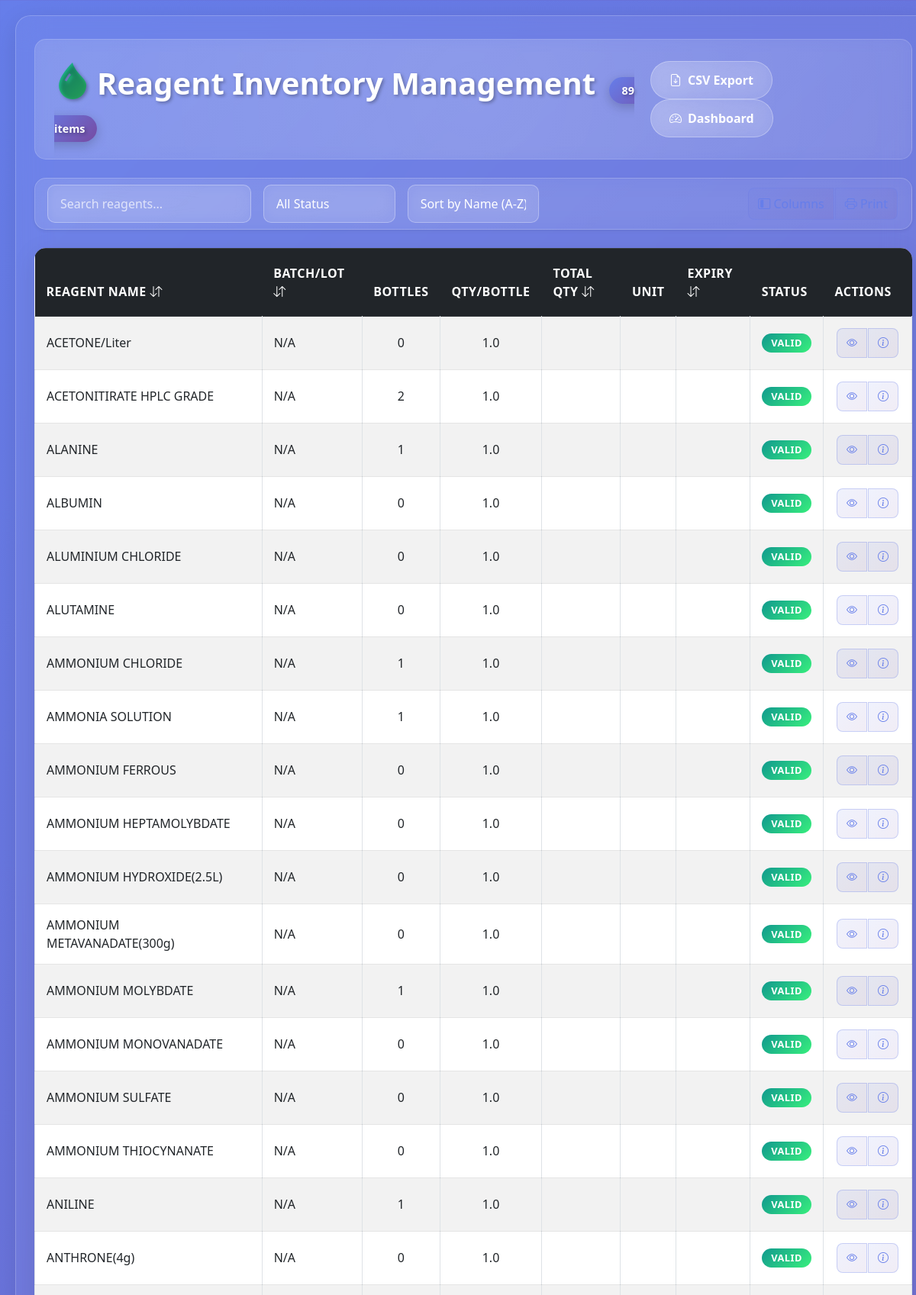
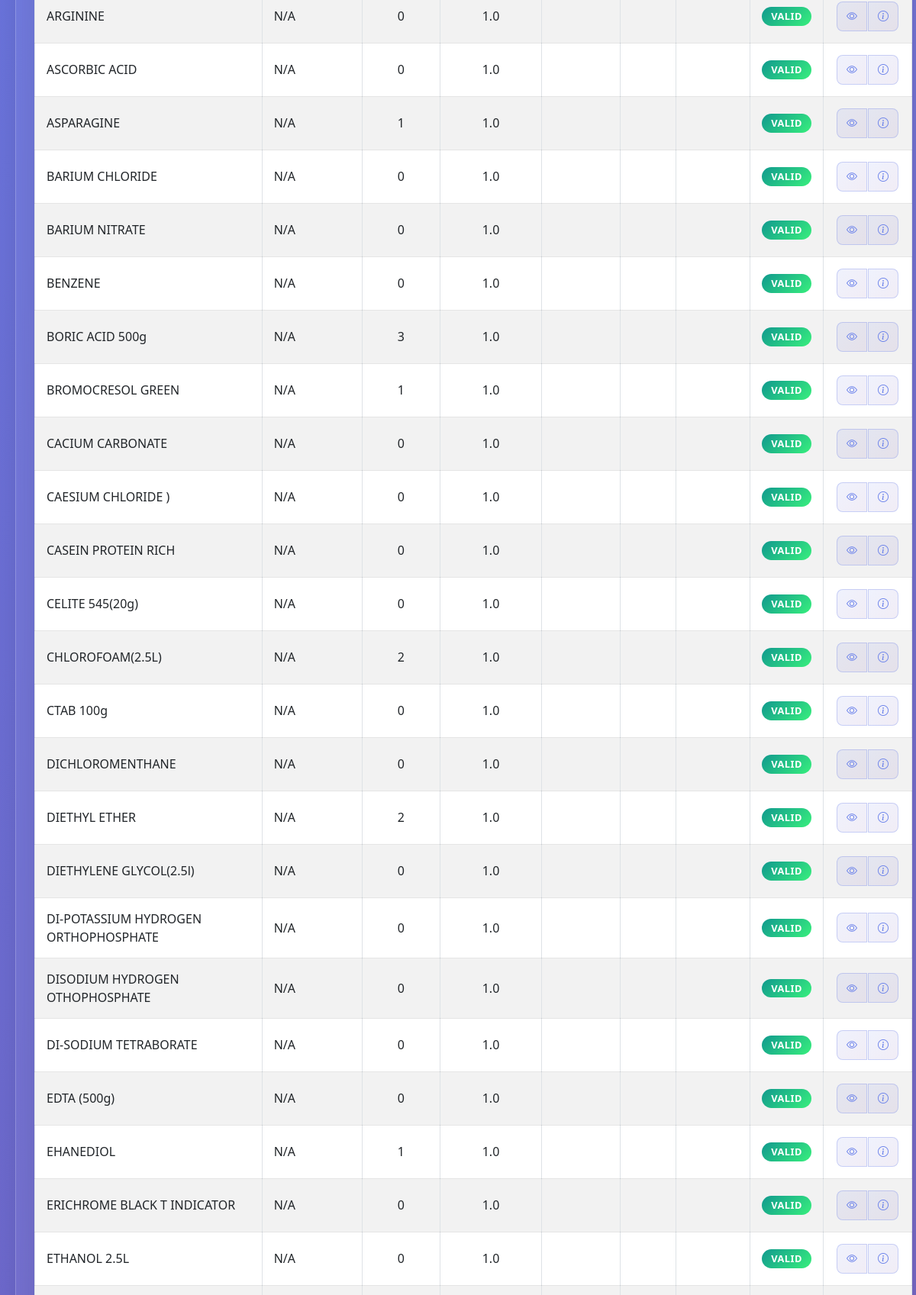
The page /reagents/ (signed in, upper part) on the database its author committed (2 pictures, top to bottom).
### lims/models/reagents.py (models this page shows, shortened)
class Reagent(models.Model):
    name = models.CharField(max_length=100)
    batch_number = models.CharField(max_length=100, blank=True, help_text="Unique batch identifier")
    manufacturer = models.CharField(max_length=100, blank=True, help_text="Name of the manufacturer")
    supplier_name = models.CharField(max_length=100, blank=True, help_text="Name of the supplier")
    supplier_contact = models.CharField(max_length=100, blank=True)
    supplier_email = models.EmailField(blank=True)
    date_received = models.DateField(default=timezone.now)
    expiry_date = models.DateField(null=True, blank=True)
    number_of_containers = models.PositiveIntegerField(
        default=1,
        help_text="Total number of containers (bottles, vials, etc.)"
    )
    quantity_per_container = models.FloatField(
        default=1.0,
        help_text="Amount per container, e.g., 2.5 for 2.5L"
    )
    unit = models.CharField(max_length=20, blank=True, help_text="e.g., L, mL, g")
    storage_condition = models.CharField(max_length=100, blank=True)
    safety_data_sheet = models.FileField(upload_to='sds/', null=True, blank=True)
    certificate_of_analysis = models.FileField(upload_to='coa/', null=True, blank=True)
    low_stock_threshold = models.PositiveIntegerField(
        default=2,
        help_text="Threshold to trigger low stock alert"
    )

### lims/views/reagents.py (the view)
# urls.py: path('reagents/', reagent_list, name='reagent_list'),
@login_required
def reagent_list(request):
    reagents = Reagent.objects.all()
    today = timezone.now().date()
    near_expiry_date = today + timedelta(days=30)
    return render(request, 'lims/reagents/reagent_list.html', {
        'reagents': reagents,
        'today': today,
        'near_expiry_date': near_expiry_date,
    })

### lims/templates/lims/reagents/reagent_list.html (shortened to what this page needs)
<!DOCTYPE html>
<html lang="en">
<head>
    <link href="https://cdnjs.cloudflare.com/ajax/libs/bootstrap/5.3.0/css/bootstrap.min.css" rel="stylesheet">
    <link href="https://cdnjs.cloudflare.com/ajax/libs/bootstrap-icons/1.10.0/font/bootstrap-icons.min.css" rel="stylesheet">
    <link href="https://cdnjs.cloudflare.com/ajax/libs/aos/2.3.4/aos.css" rel="stylesheet">
</head>
<body>
    <div class="container-fluid px-4">
        <div class="header-section d-flex justify-content-between align-items-center mb-4" data-aos="fade-down">
            <div class="header-content">
                <h2 class="main-title mb-0">
                    <i class="bi bi-droplet-fill reagent-icon me-2"></i>Reagent Inventory Management
                    <span class="count-badge ms-2" id="reagent-count">{{ reagents|length }} items</span>
                </h2>
            </div>
            <div>
                <button class="btn-modern me-2" id="download-btn" title="Export full inventory data">
                    <i class="bi bi-file-earmark-arrow-down"></i> CSV Export
                </button>
                <a href="{% url 'inventory_dashboard' %}" class="btn-modern" title="Analytical dashboard">
                    <i class="bi bi-speedometer2"></i> Dashboard
                </a>
            </div>
        </div>
        <div class="card mb-4 shadow-sm" data-aos="fade-right">
            <div class="card-body py-2">
                <div class="row g-3 align-items-center">
                    <div class="col-md-3">
                        <input type="text" id="search-input" class="form-control" placeholder="Search reagents...">
                    </div>
                    <div class="col-md-2">
                        <select id="expiry-filter" class="form-select">
                            <option value="all">All Status</option>
                        </select>
                    </div>
                    <div class="col-md-2">
                        <select id="sort-select" class="form-select">
                            <option value="name-asc">Sort by Name (A-Z)</option>
                        </select>
                    </div>
                    <div class="col-md-5 text-end">
                        <div class="btn-group">
                            <button class="btn btn-outline-secondary" id="column-toggle-btn" title="Customize columns">
                                <i class="bi bi-layout-sidebar-inset"></i> Columns
                            </button>
                            <button class="btn btn-outline-primary" id="print-btn">
                                <i class="bi bi-printer"></i> Print
                            </button>
                        </div>
                    </div>
                </div>
            </div>
        </div>
        <div class="table-responsive" data-aos="fade-up">
            <table class="table table-striped table-hover table-bordered" id="reagent-table">
                <thead class="table-dark">
                    <tr>
                        <th scope="col" data-column="name" class="sortable">Reagent Name <i class="bi bi-arrow-down-up"></i></th>
                        <th scope="col" data-column="batch" class="sortable">Batch/Lot <i class="bi bi-arrow-down-up"></i></th>
                        <th scope="col" data-column="bottles">Bottles</th>
                        <th scope="col" data-column="qty">Qty/Bottle</th>
                        <th scope="col" data-column="total" class="sortable">Total Qty <i class="bi bi-arrow-down-up"></i></th>
                        <th scope="col" data-column="unit">Unit</th>
                        <th scope="col" data-column="expiry" class="sortable">Expiry <i class="bi bi-arrow-down-up"></i></th>
                        <th scope="col" data-column="status">Status</th>
                        <th scope="col" data-column="actions">Actions</th>
                    </tr>
                </thead>
                <tbody>
                  {% for reagent in reagents %}
<tr data-expiry="{{ reagent.expiry_date|date:'Y-m-d' }}"
    data-quantity="{{ reagent.number_of_containers|floatformat:2|add:'0.0'|floatformat:2|floatformat:'g'|add:reagent.quantity_per_container }}"
    data-status="{% if reagent.expiry_date and reagent.expiry_date <= today %}expired
                 {% elif reagent.expiry_date and today < reagent.expiry_date <= near_expiry_date %}near-expiry
                 {% else %}valid{% endif %}">
    <td>{{ reagent.name }}</td>
    <td>{{ reagent.batch_number|default:"N/A" }}</td>
    <td class="text-center">{{ reagent.number_of_containers }}</td>
    <td class="text-center">{{ reagent.quantity_per_container }}</td>
    <td class="text-center">{{ reagent.number_of_containers|floatformat:2|add:'0.0'|floatformat:2|floatformat:'g'|add:reagent.quantity_per_container }}</td>
    <td class="text-center">{{ reagent.unit }}</td>
    <td>{{ reagent.expiry_date|date:"Y-m-d" }}</td>
    <td class="text-center">
        {% if reagent.expiry_date and reagent.expiry_date <= today %}
            <span class="badge bg-danger">Expired</span>
        {% elif reagent.expiry_date and today < reagent.expiry_date <= near_expiry_date %}
            <span class="badge bg-warning text-dark">Expiring Soon</span>
        {% else %}
            <span class="badge bg-success">Valid</span>
        {% endif %}
    </td>
    <td class="text-center">
        <div class="btn-group btn-group-sm">
            <a href="{% url 'reagent_detail' reagent.pk %}" class="btn btn-outline-primary" title="View details">
                <i class="bi bi-eye"></i>
            </a>
            <button class="btn btn-outline-secondary btn-quickview" data-id="{{ reagent.pk }}" title="Quick view">
                <i class="bi bi-info-circle"></i>
            </button>
        </div>
    </td>
</tr>
{% endfor %}
  </tbody>
            </table>
        </div>
    </div>
</body>
</html>

### lims/templates/lims/reagents/reagent_list.html (style rules this page uses)
:root { --primary-gradient: linear-gradient(135deg, #667eea 0%, #764ba2 100%); --success-gradient: linear-gradient(135deg, #11998e 0%, #38ef7d 100%); --warning-gradient: linear-gradient(135deg, #f093fb 0%, #f5576c 100%); --danger-gradient: linear-gradient(135deg, #fc466b 0%, #3f5efb 100%); --glass-bg: rgba(255, 255, 255, 0.05); --glass-border: rgba(255, 255, 255, 0.2); --shadow-soft: 0 8px 32px rgba(0, 0, 0, 0.1); --shadow-hover: 0 12px 48px rgba(0, 0, 0, 0.15); }
* { margin: 0; padding: 0; box-sizing: border-box; }
body { background: linear-gradient(135deg, #667eea 0%, #764ba2 100%); min-height: 100vh; font-family: 'Segoe UI', Tahoma, Geneva, Verdana, sans-serif; overflow-x: hidden; }
.container-fluid { background: var(--glass-bg); backdrop-filter: blur(20px); border-radius: 20px; border: 1px solid var(--glass-border); box-shadow: var(--shadow-soft); margin: 20px; padding: 30px; animation: slideInUp 0.8s ease-out; }
.header-section { background: linear-gradient(135deg, rgba(255, 255, 255, 0.1), rgba(255, 255, 255, 0.05)); backdrop-filter: blur(10px); border-radius: 15px; padding: 25px; margin-bottom: 30px; border: 1px solid rgba(255, 255, 255, 0.2); position: relative; overflow: hidden; }
.header-section::before { content: ''; position: absolute; top: -50%; left: -50%; width: 200%; height: 200%; background: radial-gradient(circle, rgba(255, 255, 255, 0.1) 0%, transparent 70%); animation: rotate 20s linear infinite; }
.header-content { position: relative; z-index: 1; }
.main-title { color: white; font-weight: 700; font-size: 2.5rem; text-shadow: 2px 2px 4px rgba(0, 0, 0, 0.3); margin-bottom: 0; }
.reagent-icon { font-size: 3rem; background: var(--success-gradient); -webkit-background-clip: text; -webkit-text-fill-color: transparent; background-clip: text; animation: pulse 2s infinite; }
.count-badge { background: var(--primary-gradient); color: white; padding: 8px 16px; border-radius: 25px; font-size: 0.9rem; font-weight: 600; box-shadow: 0 4px 15px rgba(0, 0, 0, 0.2); animation: fadeInRight 1s ease-out 0.5s both; }
.btn-modern { background: linear-gradient(135deg, rgba(255, 255, 255, 0.2), rgba(255, 255, 255, 0.1)); border: 1px solid rgba(255, 255, 255, 0.3); color: white; padding: 12px 24px; border-radius: 50px; font-weight: 600; text-decoration: none; transition: all 0.3s ease; backdrop-filter: blur(10px); display: inline-flex; align-items: center; gap: 8px; }
.card { background: linear-gradient(135deg, rgba(255, 255, 255, 0.1), rgba(255, 255, 255, 0.05)); backdrop-filter: blur(15px); border-radius: 15px; border: 1px solid rgba(255, 255, 255, 0.2); box-shadow: var(--shadow-soft); animation: slideInLeft 0.8s ease-out 0.2s both; }
.form-control, .form-select { background: rgba(255, 255, 255, 0.1); border: 1px solid rgba(255, 255, 255, 0.3); color: white; border-radius: 10px; padding: 12px 16px; backdrop-filter: blur(10px); transition: all 0.3s ease; }
.form-control::placeholder { color: rgba(255, 255, 255, 0.7); }
.form-select option { background: #333; color: white; }
.table-responsive { background: rgba(255, 255, 255, 0.95); border-radius: 15px; padding: 0; overflow: hidden; box-shadow: var(--shadow-soft); animation: slideInUp 0.8s ease-out 0.4s both; }
.table { margin-bottom: 0; background: transparent; }
.table-dark { background: var(--primary-gradient); color: white; }
.table-dark th { border: none; padding: 20px 15px; font-weight: 600; text-transform: uppercase; letter-spacing: 0.5px; position: relative; transition: all 0.3s ease; }
.sortable { cursor: pointer; user-select: none; }
.table-striped tbody tr:nth-of-type(odd) { background: rgba(0, 0, 0, 0.02); }
.table td { padding: 15px; vertical-align: middle; border-bottom: 1px solid rgba(0, 0, 0, 0.1); }
.badge { padding: 6px 12px; border-radius: 20px; font-size: 0.8rem; font-weight: 600; text-transform: uppercase; letter-spacing: 0.5px; animation: bounceIn 0.5s ease-out; }
.bg-success { background: var(--success-gradient) !important; }
.btn-outline-primary, .btn-outline-secondary { background: linear-gradient(135deg, rgba(102, 126, 234, 0.1), rgba(118, 75, 162, 0.1)); border: 1px solid rgba(102, 126, 234, 0.3); color: #667eea; padding: 8px 12px; border-radius: 8px; transition: all 0.3s ease; margin: 0 2px; }
html { scroll-behavior: smooth; }

### rows shown on the page
Reagent: name "ACETONE/Liter", batch_number "N/A", number_of_containers "0", quantity_per_container "1.0", shows "VALID"
Reagent: name "ACETONITIRATE HPLC GRADE", batch_number "N/A", number_of_containers "2", quantity_per_container "1.0", shows "VALID"
Reagent: name "ALANINE", batch_number "N/A", number_of_containers "1", quantity_per_container "1.0", shows "VALID"
Reagent: name "ALBUMIN", batch_number "N/A", number_of_containers "0", quantity_per_container "1.0", shows "VALID"
Reagent: name "ALUMINIUM CHLORIDE", batch_number "N/A", number_of_containers "0", quantity_per_container "1.0", shows "VALID"
Reagent: name "ALUTAMINE", batch_number "N/A", number_of_containers "0", quantity_per_container "1.0", shows "VALID"
Reagent: name "AMMONIUM CHLORIDE", batch_number "N/A", number_of_containers "1", quantity_per_container "1.0", shows "VALID"
Reagent: name "AMMONIA SOLUTION", batch_number "N/A", number_of_containers "1", quantity_per_container "1.0", shows "VALID"
Reagent: name "AMMONIUM FERROUS", batch_number "N/A", number_of_containers "0", quantity_per_container "1.0", shows "VALID"
Reagent: name "AMMONIUM HEPTAMOLYBDATE", batch_number "N/A", number_of_containers "0", quantity_per_container "1.0", shows "VALID"
Reagent: name "AMMONIUM HYDROXIDE(2.5L)", batch_number "N/A", number_of_containers "0", quantity_per_container "1.0", shows "VALID"
Reagent: name "AMMONIUM METAVANADATE(300g)", batch_number "N/A", number_of_containers "0", quantity_per_container "1.0", shows "VALID"
Reagent: name "AMMONIUM MOLYBDATE", batch_number "N/A", number_of_containers "1", quantity_per_container "1.0", shows "VALID"
Reagent: name "AMMONIUM MONOVANADATE", batch_number "N/A", number_of_containers "0", quantity_per_container "1.0", shows "VALID"
Reagent: name "AMMONIUM SULFATE", batch_number "N/A", number_of_containers "0", quantity_per_container "1.0", shows "VALID"
Reagent: name "AMMONIUM THIOCYNANATE", batch_number "N/A", number_of_containers "0", quantity_per_container "1.0", shows "VALID"
Reagent: name "ANILINE", batch_number "N/A", number_of_containers "1", quantity_per_container "1.0", shows "VALID"
Reagent: name "ANTHRONE(4g)", batch_number "N/A", number_of_containers "0", quantity_per_container "1.0", shows "VALID"
Reagent: name "ARGININE", batch_number "N/A", number_of_containers "0", quantity_per_container "1.0", shows "VALID"
Reagent: name "ASCORBIC ACID", batch_number "N/A", number_of_containers "0", quantity_per_container "1.0", shows "VALID"
Reagent: name "ASPARAGINE", batch_number "N/A", number_of_containers "1", quantity_per_container "1.0", shows "VALID"
Reagent: name "BARIUM CHLORIDE", batch_number "N/A", number_of_containers "0", quantity_per_container "1.0", shows "VALID"
Reagent: name "BARIUM NITRATE", batch_number "N/A", number_of_containers "0", quantity_per_container "1.0", shows "VALID"
Reagent: name "BENZENE", batch_number "N/A", number_of_containers "0", quantity_per_container "1.0", shows "VALID"
Reagent: name "BORIC ACID 500g", batch_number "N/A", number_of_containers "3", quantity_per_container "1.0", shows "VALID"
Reagent: name "BROMOCRESOL GREEN", batch_number "N/A", number_of_containers "1", quantity_per_container "1.0", shows "VALID"
Reagent: name "CACIUM CARBONATE", batch_number "N/A", number_of_containers "0", quantity_per_container "1.0", shows "VALID"
Reagent: name "CAESIUM CHLORIDE )", batch_number "N/A", number_of_containers "0", quantity_per_container "1.0", shows "VALID"
Reagent: name "CASEIN PROTEIN RICH", batch_number "N/A", number_of_containers "0", quantity_per_container "1.0", shows "VALID"
Reagent: name "CELITE 545(20g)", batch_number "N/A", number_of_containers "0", quantity_per_container "1.0", shows "VALID"
Reagent: name "CHLOROFOAM(2.5L)", batch_number "N/A", number_of_containers "2", quantity_per_container "1.0", shows "VALID"
Reagent: name "CTAB 100g", batch_number "N/A", number_of_containers "0", quantity_per_container "1.0", shows "VALID"
Reagent: name "DICHLOROMENTHANE", batch_number "N/A", number_of_containers "0", quantity_per_container "1.0", shows "VALID"
Reagent: name "DIETHYL ETHER", batch_number "N/A", number_of_containers "2", quantity_per_container "1.0", shows "VALID"
Reagent: name "DIETHYLENE GLYCOL(2.5l)", batch_number "N/A", number_of_containers "0", quantity_per_container "1.0", shows "VALID"
Reagent: name "DI-POTASSIUM HYDROGEN ORTHOPHOSPHATE", batch_number "N/A", number_of_containers "0", quantity_per_container "1.0", shows "VALID"
Reagent: name "DISODIUM HYDROGEN OTHOPHOSPHATE", batch_number "N/A", number_of_containers "0", quantity_per_container "1.0", shows "VALID"
Reagent: name "DI-SODIUM TETRABORATE", batch_number "N/A", number_of_containers "0", quantity_per_container "1.0", shows "VALID"
Reagent: name "EDTA (500g)", batch_number "N/A", number_of_containers "0", quantity_per_container "1.0", shows "VALID"
Reagent: name "EHANEDIOL", batch_number "N/A", number_of_containers "1", quantity_per_container "1.0", shows "VALID"
Reagent: name "ERICHROME BLACK T INDICATOR", batch_number "N/A", number_of_containers "0", quantity_per_container "1.0", shows "VALID"
Reagent: name "ETHANOL 2.5L", batch_number "N/A", number_of_containers "0", quantity_per_container "1.0", shows "VALID"
